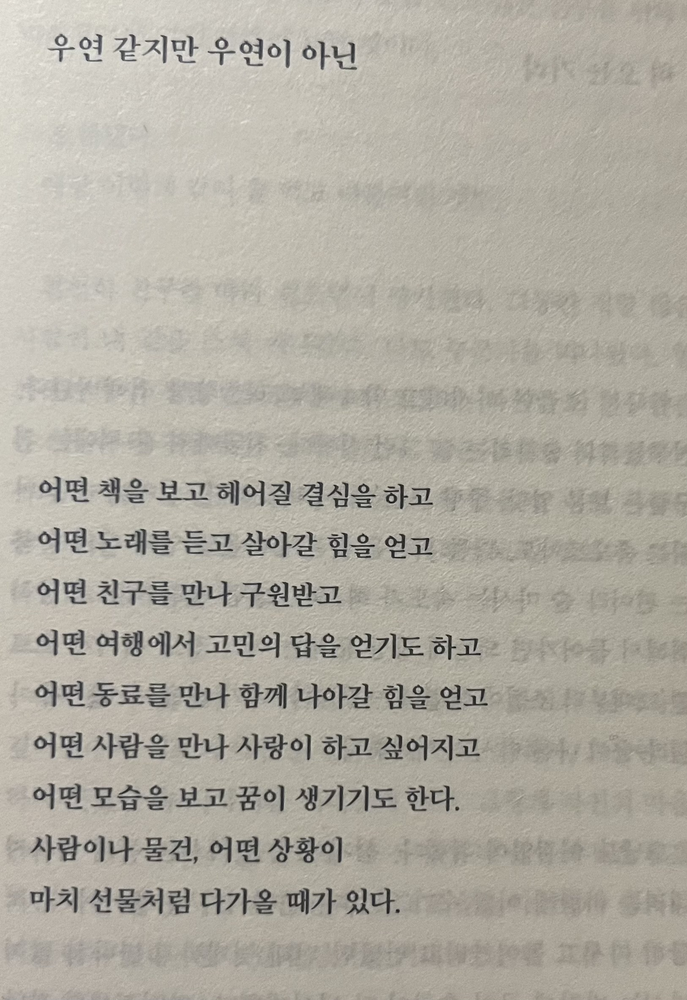
#> input picture Passage.png, 687 x 1000 px, shrunk from 1625 x 2365 before the run, found by its file name
$ python OCR.py Passage.png
#> lines starting #> are read from the running program, lines starting #| are printed output that depends on the picture; after the words box and inside, x2 and y2 are one past the last pixel; in counts of white or black regions, pixels touching at a corner belong together
import sys
import pytesseract
import cv2


def OCR(img_name):
#> called with img_name = 'Passage.png'
    config = ('-l kor+eng --oem 3 --psm 6')

    path = './uploads/'
    img_path = path + img_name

    try:
        img = cv2.imread(img_path)
#> img is the input picture: shape (1000, 687, 3); mean B, G, R 160.9, 171.4, 175.4
        gray = cv2.cvtColor(img, cv2.COLOR_BGR2GRAY)
        gray = cv2.threshold(gray, 0, 255, cv2.THRESH_BINARY | cv2.THRESH_OTSU)[1]
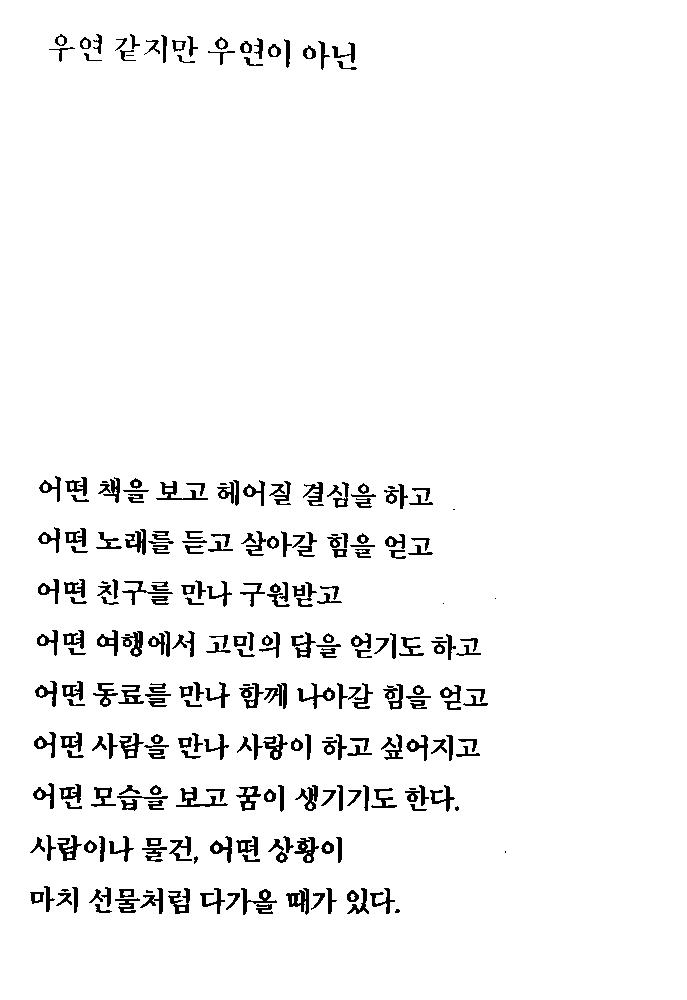
#> gray: shape (1000, 687); 95.8% white; 264 black regions (18 under 20 px), largest, box (x1, y1, x2, y2) and area: (176, 787, 228, 807) 303, (286, 888, 309, 915) 297, (294, 837, 319, 863) 292
        gray = cv2.medianBlur(gray, 3)
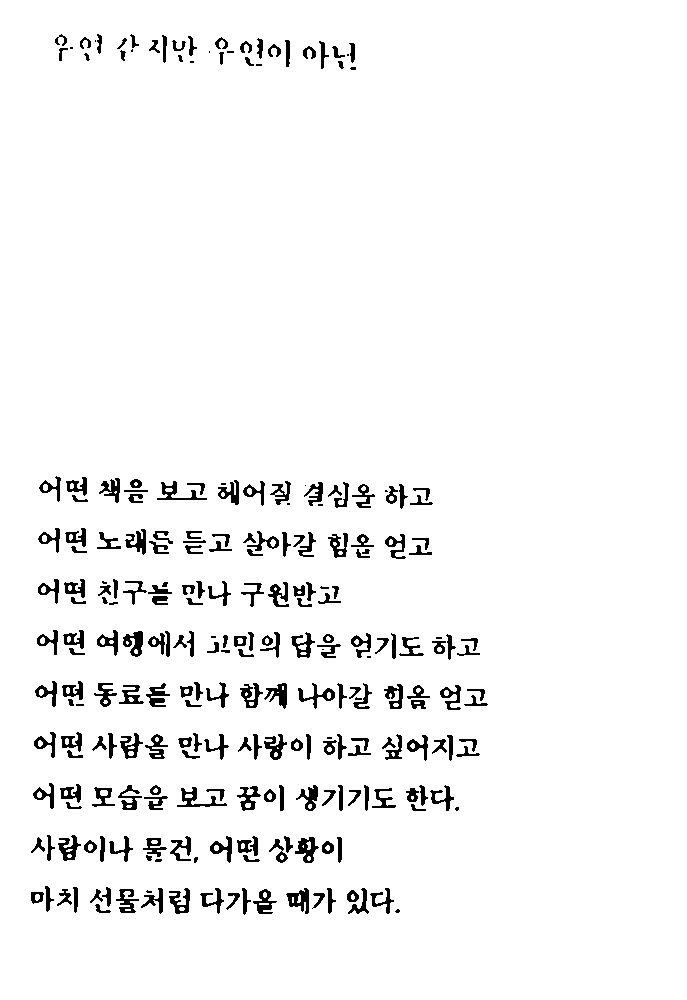
#> gray: shape (1000, 687); 95.9% white; 257 black regions (29 under 20 px), largest, box (x1, y1, x2, y2) and area: (295, 837, 319, 863) 308, (286, 888, 309, 914) 308, (177, 787, 227, 807) 303
#> (the run stopped early here; a loop or call above may not have finished)
